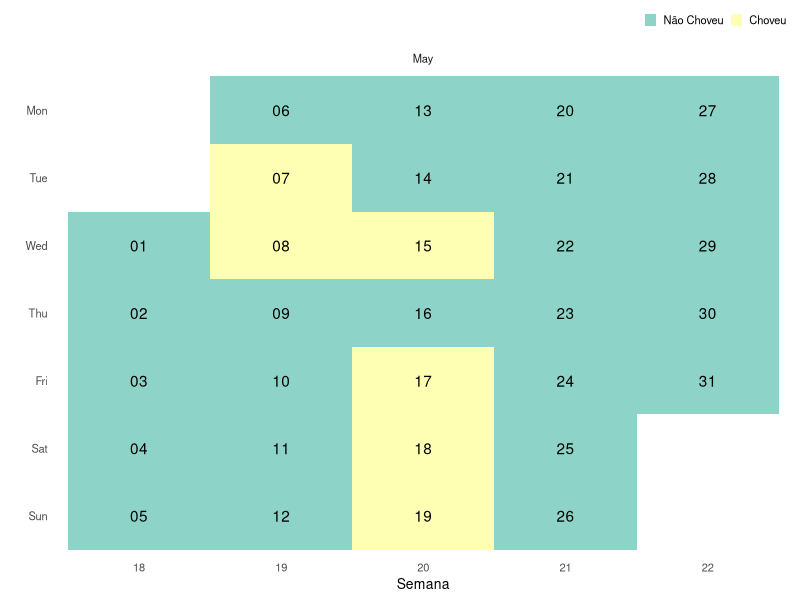

Source code (R):
## ---- chunk 1
library(readr)
library(dplyr)
library(ggplot2)
## ---- chunk 2
dados <- read_csv("chuva_maio.txt")
dados
## ---- chunk 3
chuva <- 
  dados %>% 
  group_by(data) %>% 
  summarise(precip_chuva = sum(precipitacao)) %>% 
  mutate(chuva = ifelse(precip_chuva!=0,1,0))

chuva$precip_chuva
## ---- chunk 4
dfr <- data.frame(date=seq(as.Date('2019-04-29'), as.Date('2019-05-31'), by=1))
dfr$day <- factor(strftime(dfr$date,format="%a"), levels=rev(c("Mon","Tue","Wed","Thu","Fri","Sat","Sun")))
dfr$week <- factor(strftime(dfr$date,format="%V"))
dfr$month <- factor(strftime(dfr$date,format="%B"), levels=c("April","May"))
dfr$ddate <- factor(strftime(dfr$date,format="%d"))
head(dfr[-c(1:2),])

dfr$comment <- "Não Choveu"
dfr$comment[dfr$date==as.Date('2019-05-07') | dfr$date==as.Date('2019-05-08')] <- "Choveu"
dfr$comment[dfr$date==as.Date('2019-05-15') | dfr$date==as.Date('2019-05-17')] <- "Choveu"
dfr$comment[dfr$date==as.Date('2019-05-18') | dfr$date==as.Date('2019-05-19')] <- "Choveu"

dfr$comment <- factor(dfr$comment,levels=c("Não Choveu","Choveu"))

ggplot(dfr[-c(1:2),],aes(x=week,y=day))+
  geom_tile(aes(fill=comment))+
  geom_text(aes(label=ddate))+
  scale_fill_manual(values=c("#8dd3c7","#ffffb3"))+
  facet_grid(~month,scales="free",space="free")+
  labs(x="Semana",y="")+
  theme_bw(base_size=10)+
  theme(legend.title=element_blank(),
        panel.grid=element_blank(),
        panel.border=element_blank(),
        axis.ticks=element_blank(),
        strip.background=element_blank(),
        legend.position="top",
        legend.justification="right",
        legend.direction="horizontal",
        legend.key.size=unit(0.3,"cm"),
        legend.spacing.x=unit(0.2,"cm"))
